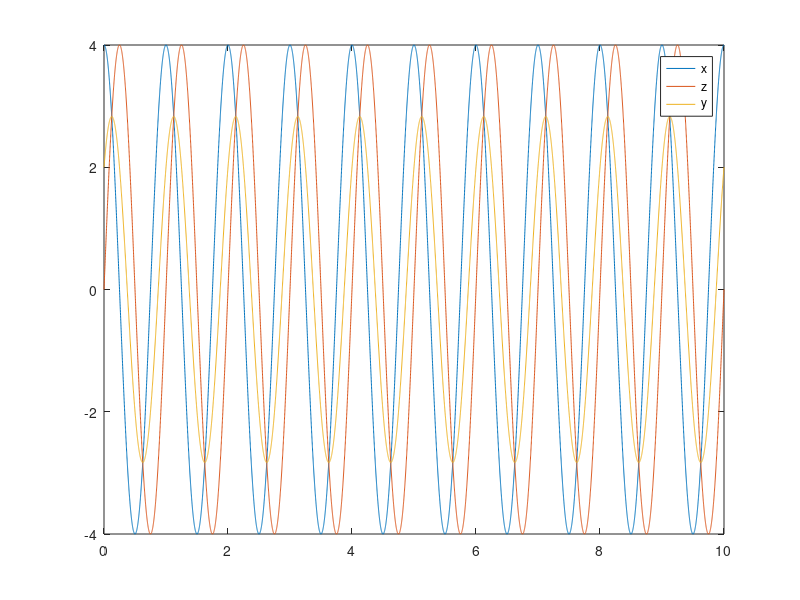

The MATLAB script that drew this image:
j = sqrt(-1);

t = 0:.001:10;

x = 4*exp(j*2*pi*t);
z = 4*exp(j*2*pi*(t-1.25));

y = 0.5*(x + z);

plot(t,x); hold on;
plot(t,z); hold on;
plot(t,y);
legend('x','z','y');